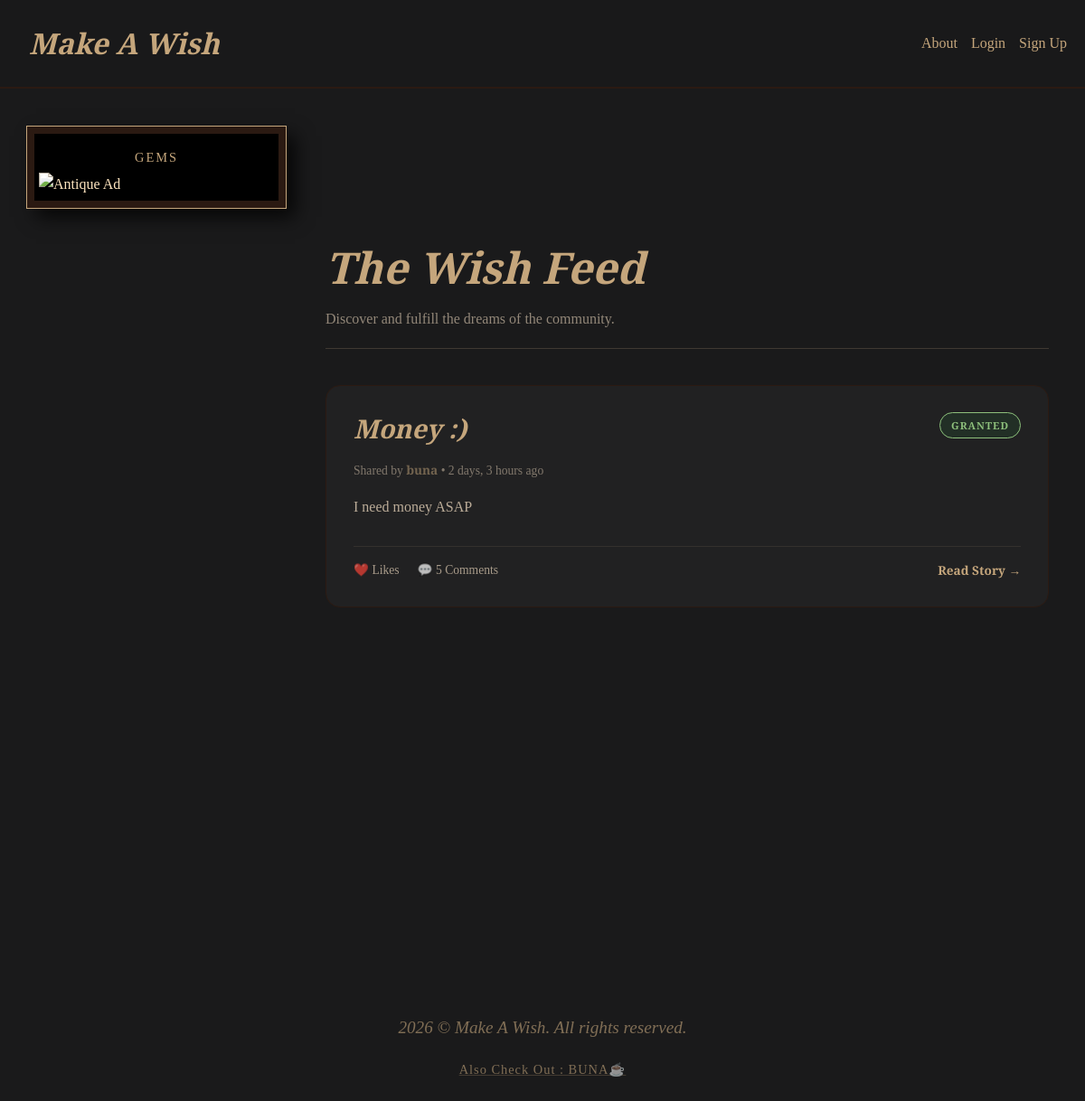
Page /wishes/ on the earlier database version.
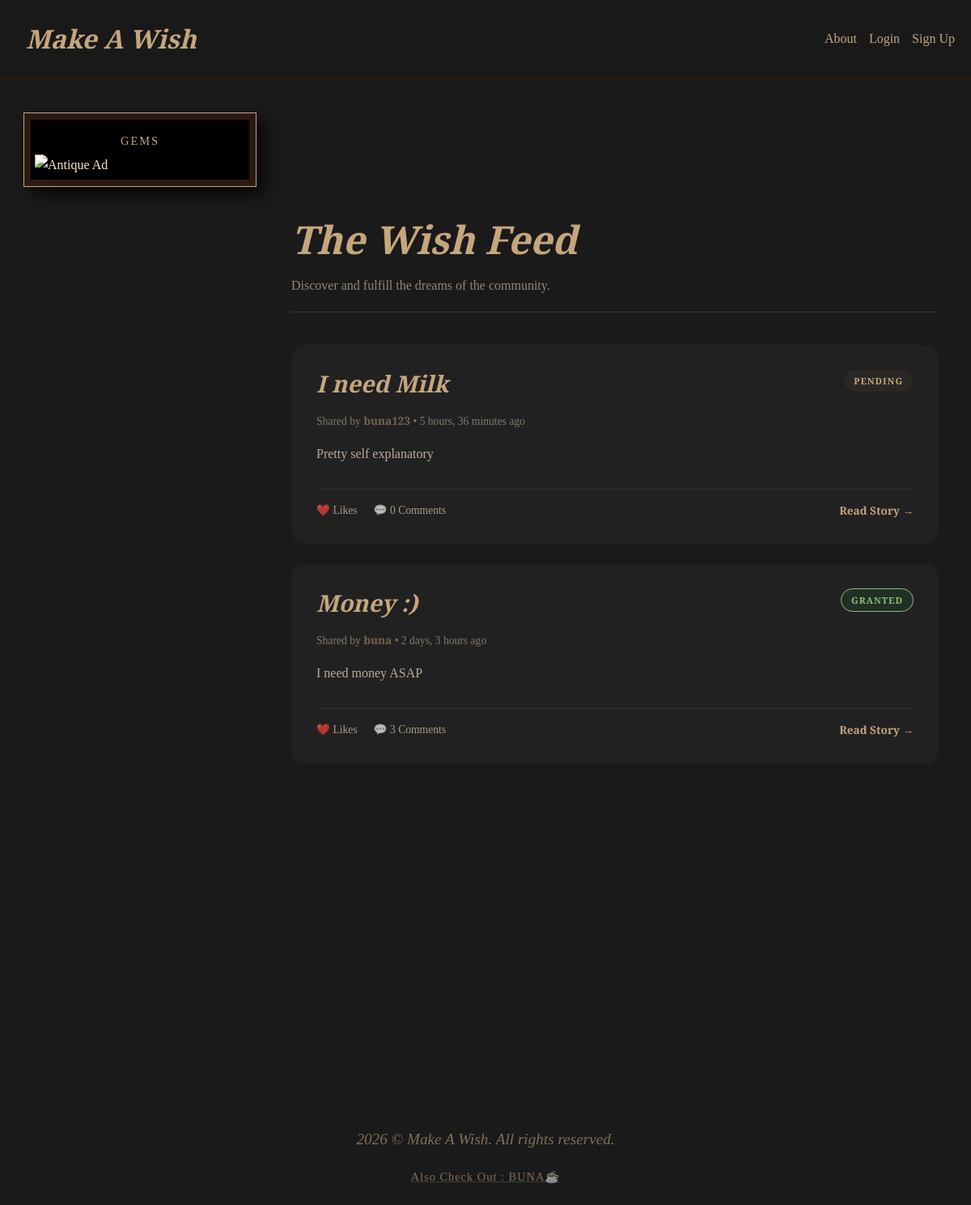
Same page on the later database version.
### wishes/models.py (models this page shows, shortened)
class Wish(models.Model):
    title = models.CharField(max_length=50)
    description = models.TextField()
    created_at = models.DateTimeField(default=timezone.now)
    is_granted = models.BooleanField(default=False, verbose_name="Granted")
    phone_number = models.CharField(
        max_length=20,
        blank=True,
        null=True,
        help_text="Optional"
    )
    bank_account = models.CharField(
        max_length=50,
        blank=True,
        null=True,
        help_text="Optional"
    )
    bank_name = models.CharField(
        max_length=100,
        blank=True,
        null=True,
    )
    user = models.ForeignKey(CustomUser, on_delete=models.CASCADE, related_name='wishes')

### accounts/models.py (models this page shows, shortened)
class CustomUser(AbstractUser):
    bio = models.TextField(blank=True)
    profile_picture_url = models.URLField(
        max_length=500,
        blank=True,
        null=True,
        help_text="Optional: Paste a direct image URL (e.g. from Imgur or Google)"
    )

### wishes/views.py (the view)
# urls.py: path('', WishListView.as_view(template_name='home.html'), name='home'),
class WishListView(ListView):
    model = Wish
    template_name = 'wishes/wish_list.html'
    context_object_name = 'wishes'
    ordering = ['-created_at']           # newest first

### templates/wishes/wish_list.html (shortened to what this page needs)
{% extends 'base.html' %}
{% block content %}
<div style="max-width: 900px; margin: 0 auto; padding: 40px 20px;">
    <div style="display: flex; justify-content: space-between; align-items: flex-end; margin-bottom: 40px; border-bottom: 1px solid rgba(210,180,140,0.2); padding-bottom: 20px;">
        <div>
            <h1 style="color: var(--faded-gold); font-family: 'Playfair Display', serif; font-size: 3rem; margin: 0;">
                The Wish Feed
            </h1>
            <p style="color: var(--parchment); opacity: 0.6; margin: 5px 0 0 0;">Discover and fulfill the dreams of the community.</p>
        </div>
    </div>
    {% if wishes %}
        <div style="display: grid; gap: 25px;">
            {% for wish in wishes %}
                <div class="wish-card" style="background: rgba(255,255,255,0.03); border: 1px solid var(--wood); border-radius: 16px; padding: 30px; transition: transform 0.3s, box-shadow 0.3s; position: relative; overflow: hidden;">
                    <div style="display: flex; justify-content: space-between; align-items: flex-start;">
                        <div style="flex: 1;">
                            <h2 style="margin: 0 0 10px 0;">
                                <a href="{% url 'wishes:detail' wish.pk %}" style="color: var(--faded-gold); text-decoration: none; font-family: 'Playfair Display', serif; font-size: 1.8rem; line-height: 1.2;">
                                    {{ wish.title }}
                                </a>
                            </h2>
                            <p style="color: var(--parchment); opacity: 0.5; font-size: 0.85rem; margin-bottom: 15px;">
                                Shared by <strong style="color: var(--faded-gold);">{{ wish.user.username }}</strong> • {{ wish.created_at|timesince }} ago
                            </p>
                            <p style="color: var(--parchment); line-height: 1.6; margin-bottom: 20px; display: -webkit-box; -webkit-line-clamp: 2; -webkit-box-orient: vertical; overflow: hidden; opacity: 0.8;">
                                {{ wish.description|truncatewords:30 }}
                            </p>
                        </div>
                        <div style="margin-left: 20px;">
                            {% if wish.is_granted %}
                                <span style="background: rgba(40, 167, 69, 0.1); color: #8ec07c; padding: 6px 12px; border-radius: 20px; border: 1px solid #8ec07c; font-size: 0.7rem; font-weight: bold; text-transform: uppercase; letter-spacing: 1px;">Granted</span>
                            {% else %}
                                <span style="background: rgba(210, 180, 140, 0.05); color: var(--faded-gold); padding: 6px 12px; border-radius: 20px; border: 1px solid var(--wood); font-size: 0.7rem; font-weight: bold; text-transform: uppercase; letter-spacing: 1px;">Pending</span>
                            {% endif %}
                        </div>
                    </div>
                    <div style="display: flex; align-items: center; gap: 20px; border-top: 1px solid rgba(210,180,140,0.1); padding-top: 15px; margin-top: 10px;">
                        <span style="color: var(--parchment); font-size: 0.85rem; opacity: 0.7;">
                            ❤️ {{ wish.like_count }} Likes
                        </span>
                        <span style="color: var(--parchment); font-size: 0.85rem; opacity: 0.7;">
                            💬 {{ wish.comments.count }} Comments
                        </span>
                        <a href="{% url 'wishes:detail' wish.pk %}" style="margin-left: auto; color: var(--faded-gold); text-decoration: none; font-size: 0.85rem; font-weight: bold;">
                            Read Story →
                        </a>
                    </div>
                </div>
            {% endfor %}
        </div>
    {% endif %}
</div>
{% endblock %}

Differences in the rows shown:
added Wish: title "I need Milk", user.username "buna123", created_at "5 hours, 36 minutes", description "Pretty self explanatory", is_granted "PENDING", comments.count "0"
computed for Wish "Money :)": comments.count "5" → "3"
